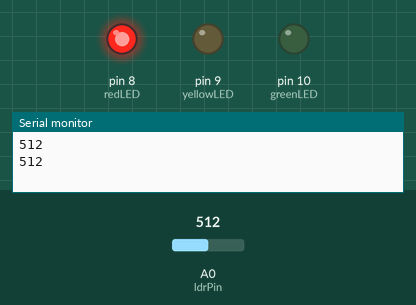
Simulated run of this sketch. Board: Arduino Uno, built with avr-gcc and run on an emulated ATmega328P. On the bench: output pins drawn as LEDs (lit = HIGH), the last lines printed to the serial monitor. The test bench sets the inputs (shaded band); at power-on: A0 (ldrPin) = 512.

Above: at 7.8 s.
7.9 s: A0 (ldrPin) set to 390
At 10.8 s:
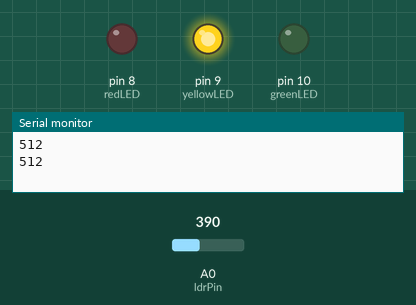
15.7 s: A0 (ldrPin) set to 409
At 20.9 s:
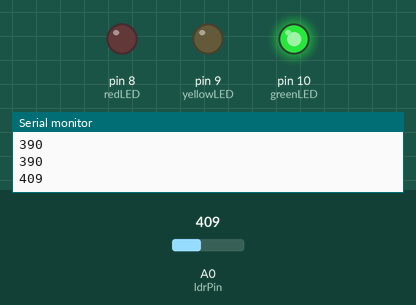
Timing chart, 0 to 34.2 s (numbered marks = the images above; inputs shaded):
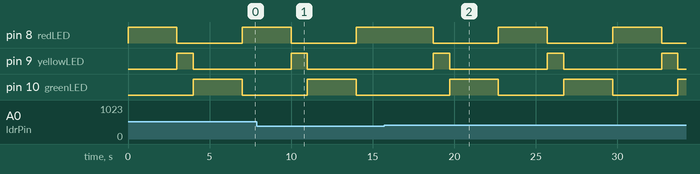

The sketch:

streetlight.ino
```cpp
const int ldrPin = A0;

const int redLED = 8;
const int yellowLED = 9;
const int greenLED = 10;

void setup() {
  pinMode(redLED, OUTPUT);
  pinMode(yellowLED, OUTPUT);
  pinMode(greenLED, OUTPUT);

  Serial.begin(9600);
}

void loop() {
  int lightLevel = analogRead(ldrPin);

  Serial.println(lightLevel);

  if (lightLevel < 400) {
    // Dark: red light
    digitalWrite(redLED, HIGH);
    digitalWrite(yellowLED, LOW);
    digitalWrite(greenLED, LOW);
  }
  else {
    // Bright: normal traffic sequence
    digitalWrite(redLED, HIGH);
    delay(3000);

    digitalWrite(redLED, LOW);
    digitalWrite(yellowLED, HIGH);
    delay(1000);

    digitalWrite(yellowLED, LOW);
    digitalWrite(greenLED, HIGH);
    delay(3000);

    digitalWrite(greenLED, LOW);
  }
}
```

Measured:
- the behaviour switches between 399 and 400 on A0 (ldrPin) (found by bisection; images 1 and 2)
- after the input at 15.7 s, pin 8 (redLED): alternates HIGH for 3.0 s and LOW for 4.0 s, starting after 3.0 s; pin 9 (yellowLED): alternates HIGH for 1.0 s and LOW for 6.0 s, starting after 3.0 s; pin 10 (greenLED): alternates HIGH for 3.0 s and LOW for 4.0 s, starting after 4.0 s
